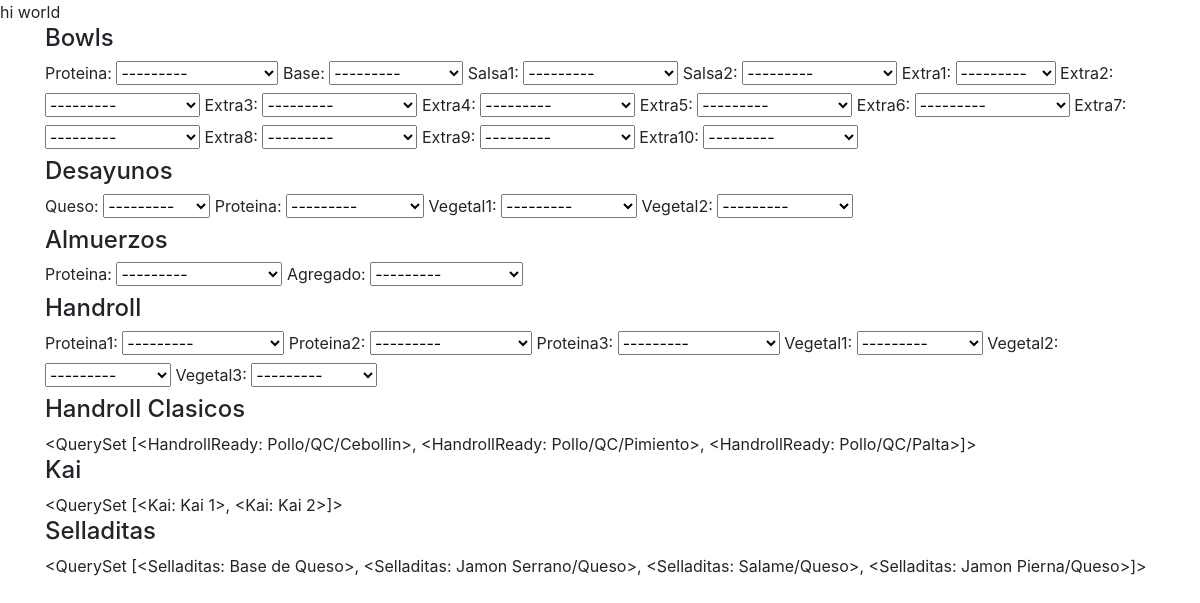
/registros/, run on the app's committed database.
### core/models.py (models this page shows)
class HandrollReady(models.Model):
    name = models.CharField(max_length=50)
    proteina1 = models.ForeignKey(ProteinaHandroll, on_delete=models.CASCADE, null=True, blank=True,related_name='HandrollReady.proteina1+')
    proteina2 = models.ForeignKey(ProteinaHandroll, on_delete=models.CASCADE, null=True, blank=True,related_name='HandrollReady.proteina2+')
    proteina3 = models.ForeignKey(ProteinaHandroll, on_delete=models.CASCADE, null=True, blank=True,related_name='HandrollReady.proteina3+')
    vegetal1 =models.ForeignKey(VegetalesHandroll, on_delete=models.CASCADE, null=True, blank=True,related_name='HandrollReady.vegetal1+')
    vegetal2 =models.ForeignKey(VegetalesHandroll, on_delete=models.CASCADE, null=True, blank=True,related_name='HandrollReady.vegatal2+')
    vegetal3 =models.ForeignKey(VegetalesHandroll, on_delete=models.CASCADE, null=True, blank=True,related_name='HandrollReady.vegetal3+')
    def __str__(self):
        return self.name

class Kai(models.Model):
    name = models.CharField(max_length=50)
    corte1 = models.ForeignKey(CorteKai, on_delete=models.CASCADE,blank=True,null=True,related_name='Kai.corte1+')
    corte2 = models.ForeignKey(CorteKai, on_delete=models.CASCADE,blank=True,null=True,related_name='Kai.corte2+')
    corte3 = models.ForeignKey(CorteKai, on_delete=models.CASCADE,blank=True,null=True,related_name='Kai.corte3+')
    corte4 = models.ForeignKey(CorteKai, on_delete=models.CASCADE,blank=True,null=True,related_name='Kai.corte4+')
    corte5 = models.ForeignKey(CorteKai, on_delete=models.CASCADE,blank=True,null=True,related_name='Kai.corte5+')
    corte6 = models.ForeignKey(CorteKai, on_delete=models.CASCADE,blank=True,null=True,related_name='Kai.corte6+')
    corte7 = models.ForeignKey(CorteKai, on_delete=models.CASCADE,blank=True,null=True,related_name='Kai.corte7+')
    extra1 = models.ForeignKey(ExtraKai, on_delete=models.CASCADE,blank=True,null=True,related_name='Kai.extra1+')
    extra2 = models.ForeignKey(ExtraKai, on_delete=models.CASCADE,blank=True,null=True,related_name='Kai.extra2+')
    extra3 = models.ForeignKey(ExtraKai, on_delete=models.CASCADE,blank=True,null=True,related_name='Kai.extra3+')
    extra4 = models.ForeignKey(ExtraKai, on_delete=models.CASCADE,blank=True,null=True,related_name='Kai.extra4+')
    extra5 = models.ForeignKey(ExtraKai, on_delete=models.CASCADE,blank=True,null=True,related_name='Kai.extra5+')
    price = models.PositiveIntegerField()
    def __str__(self):
        return self.name

class Selladitas(models.Model):
    name = models.CharField(max_length=50)
    price = models.PositiveIntegerField()
    state = models.BooleanField(default=True)
    def __str__(self):
        return self.name

### core/views.py (the view)
# urls.py: path('registros/',views.registros,name='registros'),
def registros(request):
    bf= BowlForm()
    dsyn = DesayunoForm()
    almrz = AlmuerzoForm()
    hr = HandrollForm()
    hrcls = HandrollReady.objects.all()
    kai = Kai.objects.all()
    sll = Selladitas.objects.all()
    context={
        "bf":bf,
        "dsyn":dsyn,
        "almrz":almrz,
        "hr":hr,
        "hrcls":hrcls,
        "kai":kai,
        "sll":sll,
    }
    return render(request, 'core/registros.html',context)

### core/forms.py
class BowlForm(forms.ModelForm):
    class Meta:
        model = Bowl
        fields = ('proteina', 'base','salsa1','salsa2','extra1','extra2','extra3',
        'extra4','extra5','extra6','extra7','extra8','extra9','extra10')

class DesayunoForm(forms.ModelForm):
    class Meta:
        model = Desayuno
        fields = ('queso', 'proteina','vegetal1','vegetal2')

### core/context_processor.py (called while the page is built)
def total_carrito(request):
    total = 0
    if request.user.is_authenticated:
        if "carrito" in request.session.keys():
            for key, value in request.session["carrito"].items():
                total += int(value["acumulado"])
    return {"total_carrito": total}

### core/models.py (called while the page is built)
    def __str__(self):
        return self.name

    def __str__(self):
        return self.name

    def __str__(self):
        return self.name

    def __str__(self):
        return self.name

    def __str__(self):
        return self.name

    def __str__(self):
        return self.name

    def __str__(self):
        return self.name

    def __str__(self):
        return self.name

    def __str__(self):
        return self.name

    def __str__(self):
        return self.name

    def __str__(self):
        return self.name

### core/templates/core/registros.html
{% extends 'core/base.html' %}
{% block content %}
hi world
<div class="container">
    <h4>Bowls</h4>
    {{bf}}
</div>
<div class="container">
    <h4>Desayunos</h4>
    {{dsyn}}
</div>
<div class="container">
    <h4>Almuerzos</h4>
    {{almrz}}
</div>
<div class="container">
    <h4>Handroll</h4>
    {{hr}}
</div>
<div class="container">
    <h4>Handroll Clasicos</h4>
    {{hrcls}}
</div>
<div class="container">
    <h4>Kai</h4>
    {{kai}}
</div>
<div class="container">
    <h4>Selladitas</h4>
    {{sll}}
</div>
{% endblock content %}

### data on the page
HandrollReady: name.name "<QuerySet [<HandrollReady: Pollo/QC/Cebollin>, <HandrollReady: Pollo/QC/Pimiento>, <HandrollReady: Pollo/QC/Palta>]>"
Kai: name.name "<QuerySet [<Kai: Kai 1>, <Kai: Kai 2>]>"
Selladitas: name.name "<QuerySet [<Selladitas: Base de Queso>, <Selladitas: Jamon Serrano/Queso>, <Selladitas: Salame/Queso>, <Selladitas: Jamon Pierna/Queso>]>"
